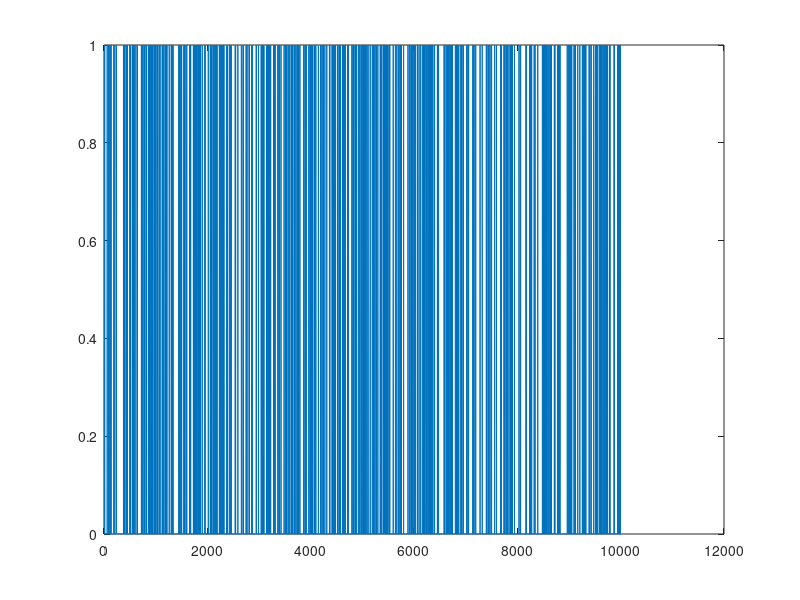
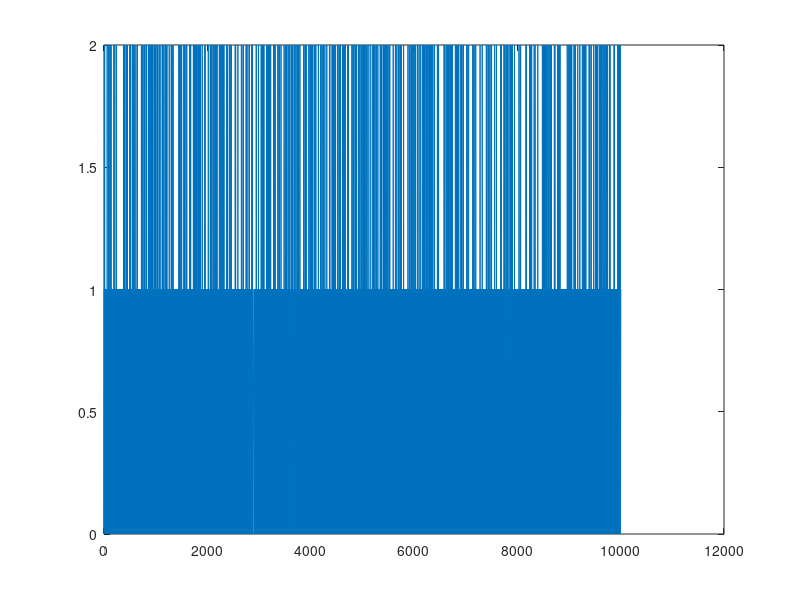

Write MATLAB code to recreate these figures, in order.
%% HW 1. Simulation of MC to get reliability of a system
clc
clear all
%% Ex. 2 Simulating a MC
Q = [-1/3 1/3; 2 -2];
T = 1000;
mu = [3, 1/2];
t = 0; state = 0;
timevec = [t]; statevec = [state];
while (t < T)
    t_inc = exprnd(mu(state+1));
    state = mod(state+1,2);
    t = t + t_inc;
    timevec = [timevec; t];
    statevec = [statevec; state];
end

timedif = timevec(2:end) - timevec(1:end-1);

time_working = timedif(1:2:end);
time_broken = timedif(2:2:end);

MTTR = mean(time_broken)
MTTF = mean(time_working)
MTBF = MTTF+ MTTR


%% Plots ex. 1
statevec_2 = zeros(size(statevec,1)*2,1);
for i = 1:size(statevec,1)
    statevec_2(2*i) = statevec(i);
    statevec_2(2*(i-1)+1) = statevec(i);
end

time_2 = zeros(size(timevec,1)*2,1);
for i = 1:size(timevec,1)
    time_2(2*i) = timevec(i);
    time_2(2*(i-1)+1) = timevec(i);
end

plot(time_2(2:end), statevec_2(1:end-1))

%% Ex 3. Discrete time simulation
% States 0 and 1.
Q = [-1/3 1/3; 2 -2];
n = 1/100;
N = 100000;
P =    [ 1+n*Q(1,1), n*Q(1,2); ...
        n*Q(2,1), 1+n*Q(2,2)];

state = 0;
statevec = [state];
sw = zeros(2,2);
for t = 1:N
    x = rand;
    switch statevec(t)
        case 0
            if x > P(1,1)
                state = mod(state+1,2);
                sw(1,1) = sw(1,1) +1;
            else
                sw(1,2) = sw(1,2) +1;
            end
        case 1
            if x > P(2,2)
                state = mod(state+1,2);
                sw(2,1) = sw(2,1) +1;
                
            else
                sw(2,2) = sw(2,2) +1;
            end
    end
    
    statevec = [statevec state];
end

%plot(1:N+1, statevec)

% sw-matrix contains in (1,1) how many times it stays in state 0, (1,2) how
% many times it leaves it. Simliarily (2,1) how many times stays in state
% 1, and (2,2) leaving it. 

MTTF = sw(1,2) / sw(1,1) * n
MTTR = sw(2,2) / sw(2,1) * n
%MTBF = MTTF+ MTTR

%% Ex 4 Components in series
% % Two states defined: 0 and 1, for broken resp. working
% 
% mu = [3, 1/2];
% t = 0; state = 0;
% timevec = [t]; statevec = [state];
% while (t < T)
%     switch statevec(end)
%         case 0
%             components = exprnd(3, 3, 1); %  simulates 3 components
%             t_inc = min(components) ;
%             state = state + 1;
%             t = t+ t_inc;
%         case 1
%             repair = exprnd(1/2);
%             t = t + repair;
%             state = state - 1;
%     end
%     timevec = [timevec; t];
%     statevec = [statevec; state];
% end
% 
% timedif = timevec(2:end) - timevec(1:end-1);
% 
% time_working = timedif(1:2:end);
% time_broken = timedif(2:2:end);
% 
% MTTR = mean(time_broken)
% MTTF = mean(time_working)
% %MTBF = MTTF+ MTTR
%% Series, different interpretation
% States 0 to 3, where 0 is working, and 1-3 are broken

T = 50000; t = 0; state = 0;

timevec = [t];
statevec = [state];
no_failures = 0;
while (t < T)
    switch (statevec(end))
        case 0
            up = exprnd(3+3+3);
            t = t + up;
            state = state + 1;
        case 1
            up = exprnd(3+3);
            down = exprnd(1/2);
            if up < down
                state = state + 1;
                t = t + up;
            else
                state = state - 1;
                t = t + down;
            end
        case 2 
           up = exprnd(3);
            down = exprnd(1/2+1/2);
            if up < down
                state = state + 1;
                t = t + up;
            else
                state = state - 1;
                t = t + down;
            end
        case 3
            down = exprnd(1/2+1/2+1/2);
            t = t + down;
            state = state - 1;
    end

    statevec = [statevec state];
    timevec = [timevec t];
end

statevec_broken = (statevec~=0); 
statevec_working = (statevec==0);

timedif = timevec(2:end) - timevec(1:end-1);

timedif_broken = statevec_broken(2:end).*timedif;
timedif_working = statevec_working(2:end).*timedif;

total_time_broken = sum(timedif_broken);

number_time_broken = sum(timedif_broken~=0); 
number_time_working = sum(timedif_working==0); 


MTTR = total_time_broken/(number_time_broken)

total_time_working = sum(timedif_working);
MTTF = total_time_working/(number_time_working)
%MTBF = MTTF+ MTTR

%% Ex. 5 n=2 components in parallel. 
% 3 states -> state 0: all working, state 1: one broken, state 2: two broken. 
% Then this simplifies as state (1 U 2): working, state (3): broken.
Q = [   -1/3, 1/3, 0, 0; ...
        2, -7/3, 1/3, 0; ...
        0, 0, 2, -2     ];

T = 10000; t = 0; state = 0;

timevec = [t];
statevec = [state];
no_failures = 0;
while (t < T)
    switch (statevec(end))
        case 0
            up = exprnd(3);
            t = t + up;
            state = state + 1;
        case 1
            up = exprnd(3);
            down = exprnd(1/2);
            if up < down
                state = state + 1;
                t = t + up;
            else
                state = state - 1;
                t = t + down;
            end
        case 2 
            down = exprnd(1/2);
            t = t + down;
            state = state - 1;
    end

    statevec = [statevec state];
    timevec = [timevec t];
end

statevec_broken = (statevec==2); 
statevec_working = (statevec~=2);

timedif = timevec(2:end) - timevec(1:end-1);

timedif_broken = statevec_broken(2:end).*timedif;
timedif_working = statevec_working(2:end).*timedif;

total_time_broken = sum(timedif_broken);
number_time_broken = sum(timedif_broken~=0); 
MTTR = total_time_broken/number_time_broken

total_time_working = sum(timedif_working);
MTTF = total_time_working/(number_time_broken+1)
%MTBF = MTTF+ MTTR
%% Plots parallel 
plot(timevec, statevec_broken)
figure()
plot(timevec, statevec)
